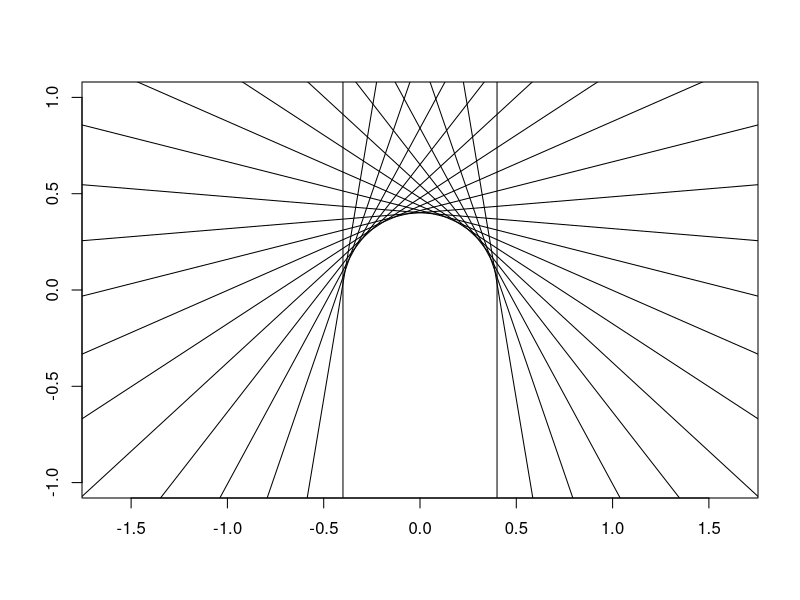

R code for this plot:
library(spatstat)


### Name: infline
### Title: Infinite Straight Lines
### Aliases: infline plot.infline print.infline
### Keywords: spatial datagen

### ** Examples

  infline(a=10:13,b=1)
  infline(p=1:3, theta=pi/4)
  plot(c(-1,1),c(-1,1),type="n",xlab="",ylab="", asp=1)
  plot(infline(p=0.4, theta=seq(0,pi,length=20)))
